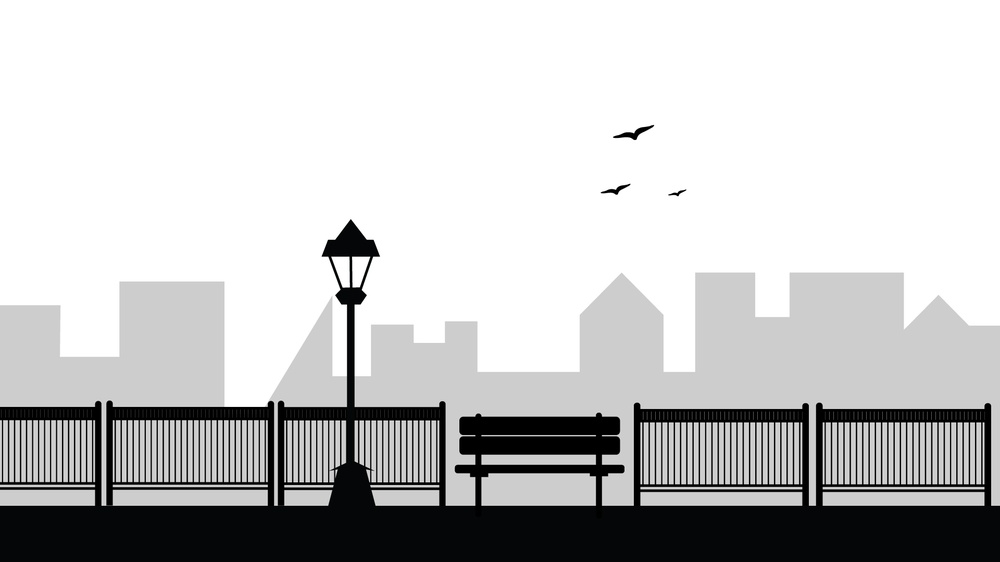
#> input picture Assets/Lamp.jpg, 1000 x 562 px, shrunk from 1920 x 1080 before the run, found by its file name
$ jupyter execute 5_Outline.ipynb
#> lines starting #> are read from the running program, lines starting #| are printed output that depends on the picture; after the words box and inside, x2 and y2 are one past the last pixel; in counts of white or black regions, pixels touching at a corner belong together
[cell 1]
import cv2

[cell 2]
image=cv2.imread("assets//Lamp.jpg",0)
#> image: shape (562, 1000); min 0, max 255, mean 198.7
cv2.imshow('outline', image)

gaussian_blur = cv2.GaussianBlur(image.copy(), (17,17), 0)
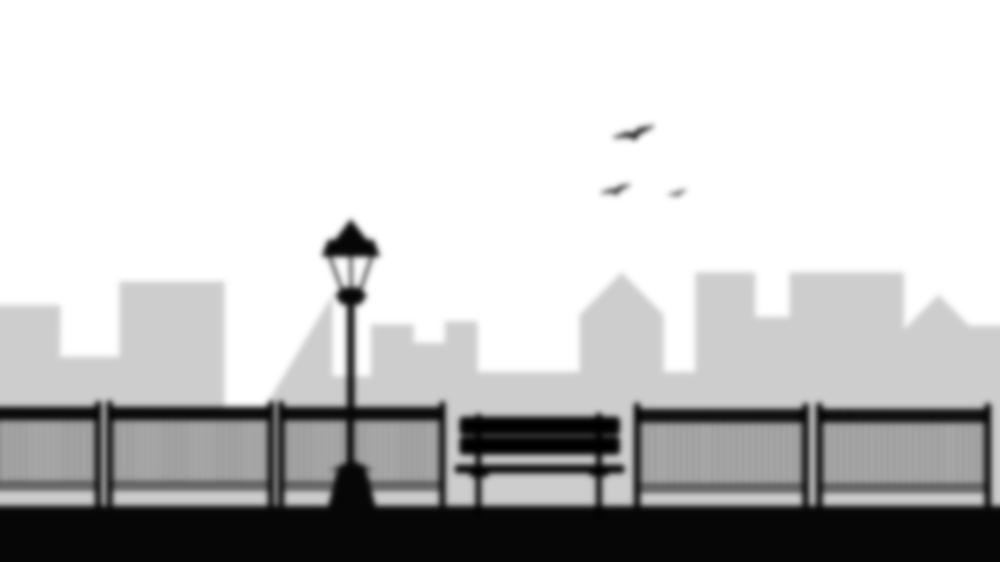
#> gaussian_blur: shape (562, 1000); min 0, max 255, mean 198.7
image_edge = cv2.Canny(gaussian_blur,100, 70)
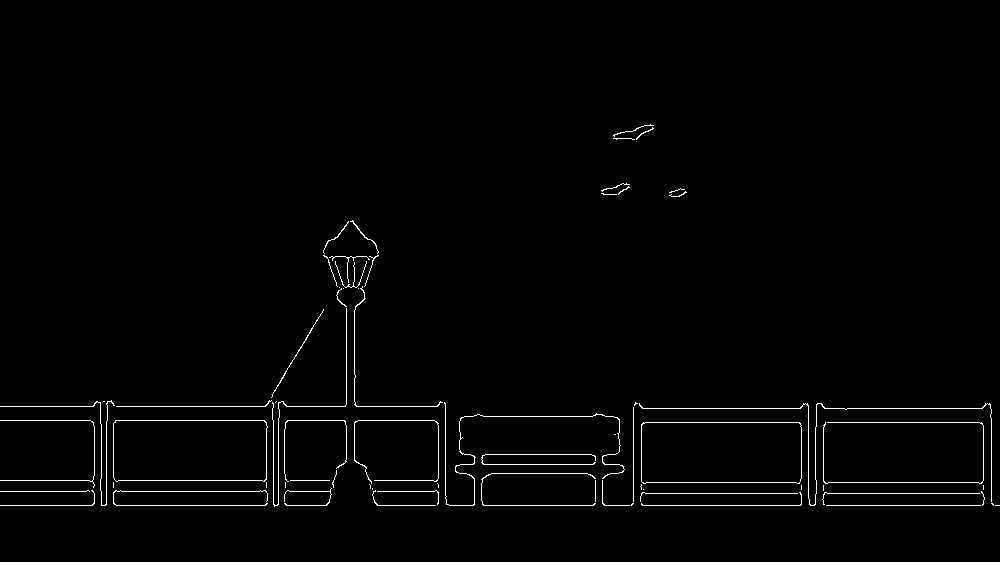
#> image_edge: shape (562, 1000); 1.3% white in thin lines or dots, all inside (x1, y1, x2, y2) = (0, 124, 1000, 507)

cv2.imshow('Outline',image_edge)
cv2.waitKey(0)
cv2.destroyAllWindows()
